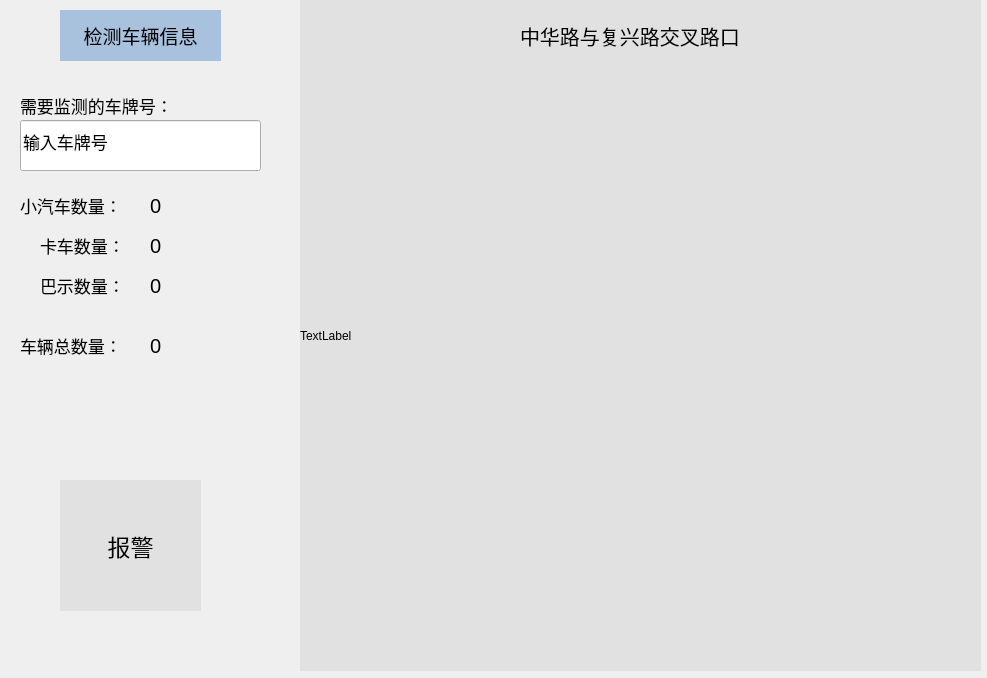
<?xml version="1.0" encoding="UTF-8"?>
<ui version="4.0">
 <class>Dialog</class>
 <widget class="QDialog" name="Dialog">
  <property name="geometry">
   <rect>
    <x>0</x>
    <y>0</y>
    <width>987</width>
    <height>678</height>
   </rect>
  </property>
  <property name="windowTitle">
   <string>Dialog</string>
  </property>
  <widget class="QLabel" name="video_car">
   <property name="geometry">
    <rect>
     <x>300</x>
     <y>0</y>
     <width>681</width>
     <height>671</height>
    </rect>
   </property>
   <property name="styleSheet">
    <string notr="true">QLabel{
	background-color:rgb(225,225,225);
}</string>
   </property>
   <property name="text">
    <string>TextLabel</string>
   </property>
  </widget>
  <widget class="QLabel" name="label_2">
   <property name="geometry">
    <rect>
     <x>60</x>
     <y>10</y>
     <width>161</width>
     <height>51</height>
    </rect>
   </property>
   <property name="font">
    <font>
     <pointsize>14</pointsize>
    </font>
   </property>
   <property name="styleSheet">
    <string notr="true">QLabel{
	background-color:rgb(168, 193, 221);
}</string>
   </property>
   <property name="text">
    <string>检测车辆信息</string>
   </property>
   <property name="alignment">
    <set>Qt::AlignCenter</set>
   </property>
  </widget>
  <widget class="QLabel" name="alarm">
   <property name="geometry">
    <rect>
     <x>60</x>
     <y>480</y>
     <width>141</width>
     <height>131</height>
    </rect>
   </property>
   <property name="font">
    <font>
     <pointsize>17</pointsize>
    </font>
   </property>
   <property name="styleSheet">
    <string notr="true">QLabel{
	background-color:rgb(225,225,225);
}</string>
   </property>
   <property name="text">
    <string>报警</string>
   </property>
   <property name="alignment">
    <set>Qt::AlignCenter</set>
   </property>
  </widget>
  <widget class="QLabel" name="label_3">
   <property name="geometry">
    <rect>
     <x>20</x>
     <y>90</y>
     <width>201</width>
     <height>31</height>
    </rect>
   </property>
   <property name="font">
    <font>
     <pointsize>13</pointsize>
    </font>
   </property>
   <property name="text">
    <string>需要监测的车牌号：</string>
   </property>
  </widget>
  <widget class="QLineEdit" name="car_id">
   <property name="geometry">
    <rect>
     <x>20</x>
     <y>120</y>
     <width>241</width>
     <height>51</height>
    </rect>
   </property>
   <property name="font">
    <font>
     <pointsize>13</pointsize>
    </font>
   </property>
   <property name="text">
    <string>输入车牌号</string>
   </property>
  </widget>
  <widget class="QLabel" name="label_4">
   <property name="geometry">
    <rect>
     <x>20</x>
     <y>190</y>
     <width>121</width>
     <height>31</height>
    </rect>
   </property>
   <property name="font">
    <font>
     <pointsize>13</pointsize>
    </font>
   </property>
   <property name="text">
    <string>小汽车数量：</string>
   </property>
  </widget>
  <widget class="QLabel" name="car_number">
   <property name="geometry">
    <rect>
     <x>150</x>
     <y>190</y>
     <width>121</width>
     <height>31</height>
    </rect>
   </property>
   <property name="font">
    <font>
     <pointsize>15</pointsize>
    </font>
   </property>
   <property name="text">
    <string>0</string>
   </property>
  </widget>
  <widget class="QLabel" name="label_6">
   <property name="geometry">
    <rect>
     <x>40</x>
     <y>230</y>
     <width>101</width>
     <height>31</height>
    </rect>
   </property>
   <property name="font">
    <font>
     <pointsize>13</pointsize>
    </font>
   </property>
   <property name="text">
    <string>卡车数量：</string>
   </property>
  </widget>
  <widget class="QLabel" name="truck_number">
   <property name="geometry">
    <rect>
     <x>150</x>
     <y>230</y>
     <width>121</width>
     <height>31</height>
    </rect>
   </property>
   <property name="font">
    <font>
     <pointsize>15</pointsize>
    </font>
   </property>
   <property name="text">
    <string>0</string>
   </property>
  </widget>
  <widget class="QLabel" name="label_8">
   <property name="geometry">
    <rect>
     <x>40</x>
     <y>270</y>
     <width>121</width>
     <height>31</height>
    </rect>
   </property>
   <property name="font">
    <font>
     <pointsize>13</pointsize>
    </font>
   </property>
   <property name="text">
    <string>巴示数量：</string>
   </property>
  </widget>
  <widget class="QLabel" name="bus_number">
   <property name="geometry">
    <rect>
     <x>150</x>
     <y>270</y>
     <width>121</width>
     <height>31</height>
    </rect>
   </property>
   <property name="font">
    <font>
     <pointsize>15</pointsize>
    </font>
   </property>
   <property name="text">
    <string>0</string>
   </property>
  </widget>
  <widget class="QLabel" name="label_10">
   <property name="geometry">
    <rect>
     <x>20</x>
     <y>330</y>
     <width>121</width>
     <height>31</height>
    </rect>
   </property>
   <property name="font">
    <font>
     <pointsize>13</pointsize>
    </font>
   </property>
   <property name="text">
    <string>车辆总数量：</string>
   </property>
  </widget>
  <widget class="QLabel" name="sum_number">
   <property name="geometry">
    <rect>
     <x>150</x>
     <y>330</y>
     <width>121</width>
     <height>31</height>
    </rect>
   </property>
   <property name="font">
    <font>
     <pointsize>15</pointsize>
    </font>
   </property>
   <property name="text">
    <string>0</string>
   </property>
  </widget>
  <widget class="QLabel" name="label">
   <property name="geometry">
    <rect>
     <x>520</x>
     <y>10</y>
     <width>281</width>
     <height>51</height>
    </rect>
   </property>
   <property name="font">
    <font>
     <pointsize>15</pointsize>
    </font>
   </property>
   <property name="text">
    <string>中华路与复兴路交叉路口</string>
   </property>
  </widget>
 </widget>
 <resources/>
 <connections/>
</ui>
